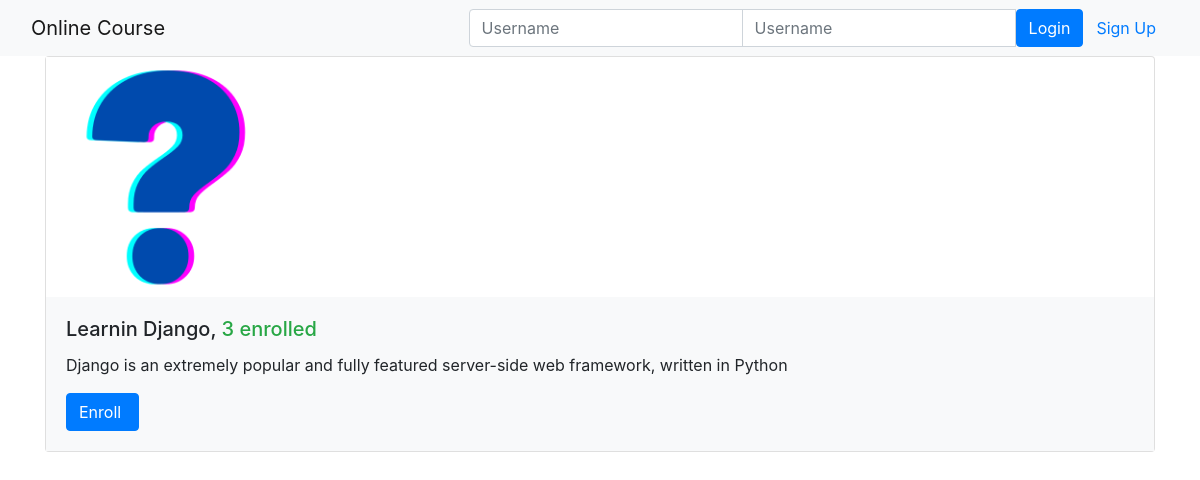
The page /onlinecourse/ on the database its author committed.
### onlinecourse/models.py (models this page shows, shortened)
class Course(models.Model):
    name = models.CharField(null=False, max_length=30, default='online course')
    image = models.ImageField(upload_to='course_images/')
    description = models.CharField(max_length=1000)
    pub_date = models.DateField(null=True)
    instructors = models.ManyToManyField(Instructor)
    users = models.ManyToManyField(settings.AUTH_USER_MODEL, through='Enrollment')
    total_enrollment = models.IntegerField(default=0)
    is_enrolled = False

### onlinecourse/views.py (the view)
class CourseListView(generic.ListView):
    template_name = 'onlinecourse/course_list_bootstrap.html'
    context_object_name = 'course_list'
    def get_queryset(self):
        user = self.request.user
        courses = Course.objects.order_by('-total_enrollment')[:10]
        for course in courses:
            if user.is_authenticated:
                course.is_enrolled = check_if_enrolled(user, course)
        return courses

### onlinecourse/templates/onlinecourse/course_list_bootstrap.html (shortened to what this page needs)
<!DOCTYPE html>
<html lang="en">
<head>
    {% load static %}
    <link rel="stylesheet" href="https://maxcdn.bootstrapcdn.com/bootstrap/4.5.2/css/bootstrap.min.css">
</head>
<body>
    <nav class="navbar navbar-light bg-light">
        <div class="container-fluid">
            <div class="navbar-header">
                  <a class="navbar-brand" href="#">Online Course</a>
            </div>
            <ul class="nav navbar-nav navbar-right">
                {% if user.is_authenticated %}
                <li>
                    <a class="btn btn-link" href="#">{{ user.first_name }}({{ user.username }})</a>
                    <a class="btn btn-link" href="{% url 'onlinecourse:logout' %}">Logout</a>
                </li>
                {% else %}
                <li>
                    <form class="form-inline" action="{% url 'onlinecourse:login' %}" method="post">
                        <div class="input-group">
                            <input type="text" class="form-control" placeholder="Username" name="username" >
                            <input type="password" class="form-control" placeholder="Username" name="psw" >
                            <button class="btn btn-primary" type="submit">Login</button>
                            <a class="btn btn-link" href="{% url 'onlinecourse:registration' %}">Sign Up</a>
                        </div>
                    </form>
                </li>
                {% endif %}
            </ul>
        </div>
    </nav>
    {% if course_list %}
        <div class="container">
            <div class="card-deck">
                {% for course in course_list %}
                         <div class="card" style="width: 36rem;">
                          <img class="card-img-left" src="{{MEDIA_URL}}/{{ course.image }}" width="240px" height="240px"
                               alt="Course image">
                          <div class="card-body bg-light">
                              <h5 class="card-title">{{ course.name }}, <span class="text-success">
                                  {{ course.total_enrollment}} enrolled</span></h5>
                            <p class="card-text">{{ course.description}}</p>
                            <form action="{% url 'onlinecourse:enroll' course.id %}" method="post">
                                  <input class="btn btn-primary"  type="submit"
                                         value="{% if course.is_enrolled %}Enter{% else %}Enroll{% endif %} ">
                            </form>
                          </div>
                        </div>
                {% endfor %}
            </div>
        </div>
    {% else %}
        <p>No courses are available.</p>
    {% endif %}
</body>
</html>

### rows shown on the page
Course: image (picture), name "Learnin Django", total_enrollment "3", description "Django is an extremely popular and fully featured server-side web framework, written in Python", is_enrolled "Enroll"
